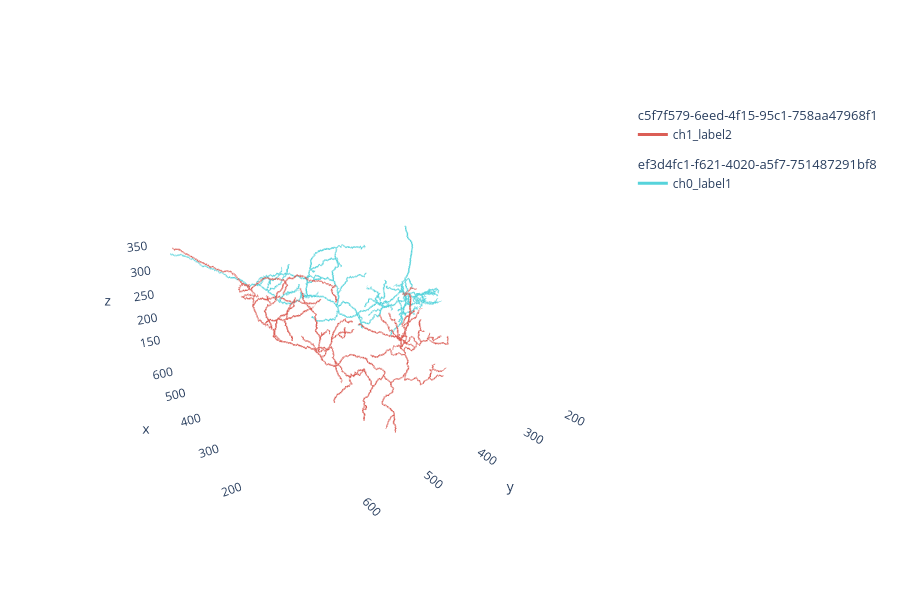

Write notebook code for a chart like this one.
### Code cell
sample = navis.make_dotprops(nl2)

navis.plot3d(sample)

### Figure 1 — Plotly figure (JSON) as saved in the notebook; plotly's stock layout.template omitted (floating-point values rounded to 4 significant figures; data arrays with more than 128 entries replaced by an {"elided": "..."} marker saying what was removed)
{"data": [{"hoverinfo": "none", "hovertext": " ", "legendgroup": "c5f7f579-6eed-4f15-95c1-758aa47968f1", "legendgrouptitle": {"text": "c5f7f579-6eed-4f15-95c1-758aa47968f1"}, "line": {"color": "rgb(219,94,86)", "dash": "solid", "width": 3}, "mode": "lines", "name": "ch1_label2", "opacity": 1, "showlegend": true, "type": "scatter3d", "x": {"elided": "9699 float values"}, "y": {"elided": "9699 float values"}, "z": {"elided": "9699 float values"}}, {"hoverinfo": "none", "hovertext": " ", "legendgroup": "ef3d4fc1-f621-4020-a5f7-751487291bf8", "legendgrouptitle": {"text": "ef3d4fc1-f621-4020-a5f7-751487291bf8"}, "line": {"color": "rgb(86,211,219)", "dash": "solid", "width": 3}, "mode": "lines", "name": "ch0_label1", "opacity": 1, "showlegend": true, "type": "scatter3d", "x": {"elided": "10608 float values"}, "y": {"elided": "10608 float values"}, "z": {"elided": "10608 float values"}}], "layout": {"autosize": true, "height": 600, "legend": {"bgcolor": "rgba(0,0,0,0)", "orientation": "v"}, "paper_bgcolor": "rgba(0,0,0,0)", "plot_bgcolor": "rgba(0,0,0,0)", "scene": {"aspectmode": "data", "aspectratio": {"x": 1, "y": 1, "z": 1}, "camera": {"eye": {"x": -1.743, "y": 1.071, "z": 0.71}, "up": {"x": 0, "y": 0, "z": 1}}, "xaxis": {"backgroundcolor": "rgb(240, 240, 240)", "gridcolor": "rgb(255, 255, 255)", "showbackground": false, "showgrid": false, "showline": false, "zerolinecolor": "rgb(255, 255, 255)"}, "yaxis": {"backgroundcolor": "rgb(240, 240, 240)", "gridcolor": "rgb(255, 255, 255)", "showbackground": false, "showgrid": false, "showline": false, "zerolinecolor": "rgb(255, 255, 255)"}, "zaxis": {"backgroundcolor": "rgb(240, 240, 240)", "gridcolor": "rgb(255, 255, 255)", "showbackground": false, "showgrid": false, "showline": false, "zerolinecolor": "rgb(255, 255, 255)"}}, "showlegend": true}}
